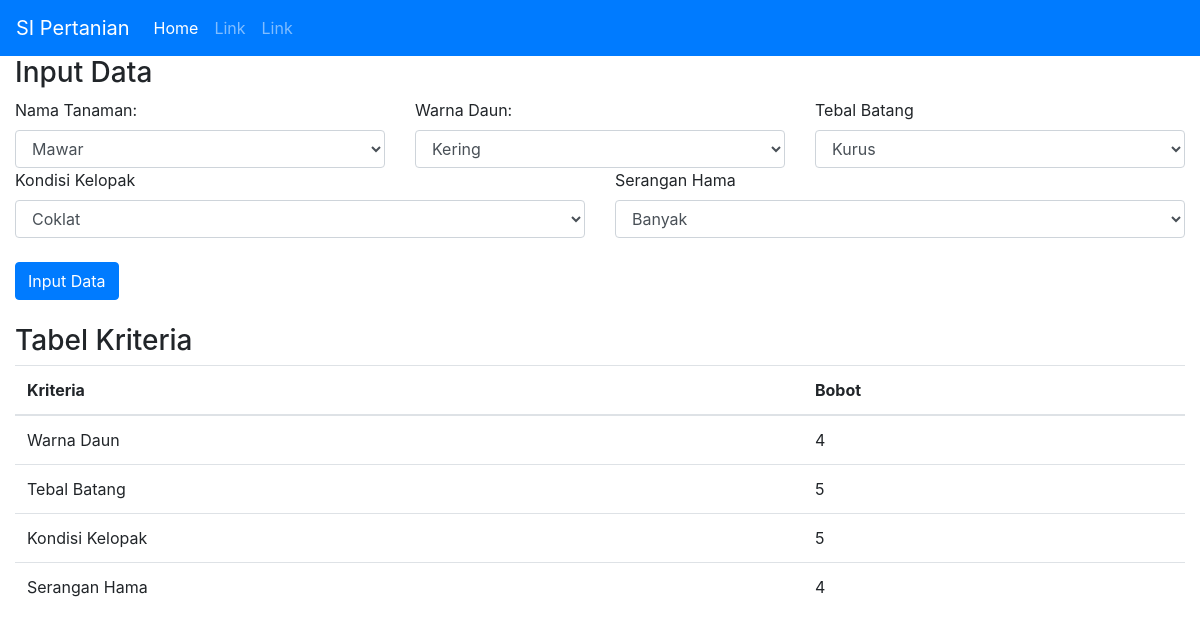
The page / on the database its author committed.
### tables this page shows
CREATE TABLE IF NOT EXISTS `kriteria` (
  `id_kriteria` int(11) unsigned NOT NULL,
  `kriteria` varchar(50) DEFAULT NULL,
  `sifat` set('B','C') DEFAULT NULL,
  `bobot` varchar(50) DEFAULT NULL,
  PRIMARY KEY (`id_kriteria`)
);

### index.php (the view, shortened to what this page needs)
<?php
include 'koneksi.php';
?>
<!DOCTYPE html>
<html lang="en">
<head>
  <link rel="stylesheet" href="https://maxcdn.bootstrapcdn.com/bootstrap/4.5.2/css/bootstrap.min.css">
</head>
<body>
<nav class="navbar navbar-expand-sm bg-primary navbar-dark">
<a class="navbar-brand" href="#">SI Pertanian</a>
  <ul class="navbar-nav">
    <li class="nav-item active">
      <a class="nav-link" href="#">Home</a>
    </li>
    <li class="nav-item">
      <a class="nav-link" href="#">Link</a>
    </li>
    <li class="nav-item">
      <a class="nav-link" href="#">Link</a>
    </li>
  </ul>
</nav>
<div class="container-fluid ">
  <div class = "badan">
  <h3>Input Data</h3>
  <form action = 'operasi.php' method = 'POST'>
        <div class="row">
          <div class="col">
             <label for="usr">Nama Tanaman:</label>
              <select  name = "tanaman" class="form-control " id="sel1">
                <?php
                $sql = "SELECT * FROM tanaman";
                $result = $con->query($sql);
                    while($row = $result->fetch_array()) {
                        var_dump($row)
                     ?>
                        <option name = "tanaman" value="<?= $row['nama_tanaman'];?>"> <?= $row["nama_tanaman"]; ?></option>
                    <?php
                    }
                ?>
              </select>
          </div>
          <div class="col">
             <label for="daun" >Warna Daun:</label>
            <select name = "daun" class="form-control" id="daun">
                <?php
                $sql = "SELECT * FROM subkriteria where id_kriteria =3";
                $result = $con->query($sql);
                    while($row = $result->fetch_array()) {
                      $a=$row['value'];
                    ?>
                      <option value="<?=$a?>">
                        <?= $row["subkriteria"]; ?></option>
                    <?php
                    }
                ?>
            </select>
          </div>
          <div class="col">
          <label for="tebal" c>Tebal Batang</label>
          <select name = "batang" class="form-control " id="tebal">
            <?php
            $sql = "SELECT * FROM subkriteria where id_kriteria =4";
            $result = $con->query($sql);
                while($row = $result->fetch_array()) {
                  $a=$row['value'];
                ?>
                  <option value="<?=$a?>">
                    <?= $row["subkriteria"]; ?></option>
                <?php
                }
            ?>
          </select>
          </div>
        </div>
        <div class="row">
            <div class="col">
            <label for="kelopak" >Kondisi Kelopak</label>
            <select name = "kelopak" class="form-control " id="kelopak">
              <?php
              $sql = "SELECT * FROM subkriteria where id_kriteria =5";
              $result = $con->query($sql);
                  while($row = $result->fetch_array()) {
                    $a=$row['value'];
                  ?>
                    <option value="<?=$a?>">
                      <?= $row["subkriteria"]; ?></option>
                  <?php
                  }
              ?>
            </select>
            </div>
            <div class="col">
            <label for="hama" >Serangan Hama</label>
                <select name = "hama" class="form-control " id="hama">
                  <?php
                  $sql = "SELECT * FROM subkriteria where id_kriteria =6";
                  $result = $con->query($sql);
                      while($row = $result->fetch_array()) {
                        $a=$row['value'];
                      ?>
                        <option value="<?=$a?>">
                          <?= $row["subkriteria"]; ?></option>
                      <?php
                      }
                  ?>
                </select>
            </div>
        </div>
        <br>
        <button type="submit" class="btn btn-primary" >Input Data</button>
    </form>
    <br>
    <h3>Tabel Kriteria</h3>
    <table class="table table-hover">
        <thead>
        <tr>
            <th>Kriteria</th>
            <th>Bobot</th>
        </tr>
        </thead>
        <tbody>
          <?php
          $sql = "SELECT * FROM kriteria ";
          $result = $con->query($sql);
              while($row = $result->fetch_array()) {
               ?>
                  <tr>
                    <td> <?= $row["kriteria"];?></td>
                    <td> <?= $row["bobot"];?></td>
              <?php
              }
          ?>
                  </tr>
        </tbody>
    </table>
  </div>
</div>
</body>
</html>

### rows shown on the page
kriteria: kriteria "Warna Daun", bobot "4"
kriteria: kriteria "Tebal Batang", bobot "5"
kriteria: kriteria "Kondisi Kelopak", bobot "5"
kriteria: kriteria "Serangan Hama", bobot "4"

### other values the page prints
form field tanaman "Mawar"
form field daun "Kering"
form field batang "Kurus"
form field kelopak "Coklat"
form field hama "Banyak"
